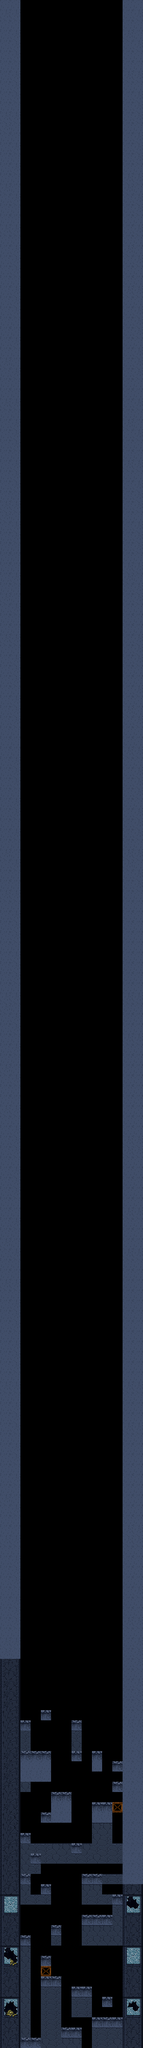

This is a level from a 2D game, rendered from its Tiled map with the project's own tilesets. A one-line summary and the map file follow, with tile-layer data summarised:
An orthogonal 14x200 tile map with 24x24 px tiles, 1 tile layer (Calque de Tile 1).

<map version="1.0" orientation="orthogonal" width="14" height="200" tilewidth="24" tileheight="24">
 <tileset firstgid="1" name="tileset" tilewidth="24" tileheight="24">
  <image source="tileset.png" width="192" height="192" />
 </tileset>
 <layer name="Calque de Tile 1" width="14" height="200">
  <data>[2800 cells, 940 non-empty, 26 distinct tile ids]</data>
 </layer>
</map>